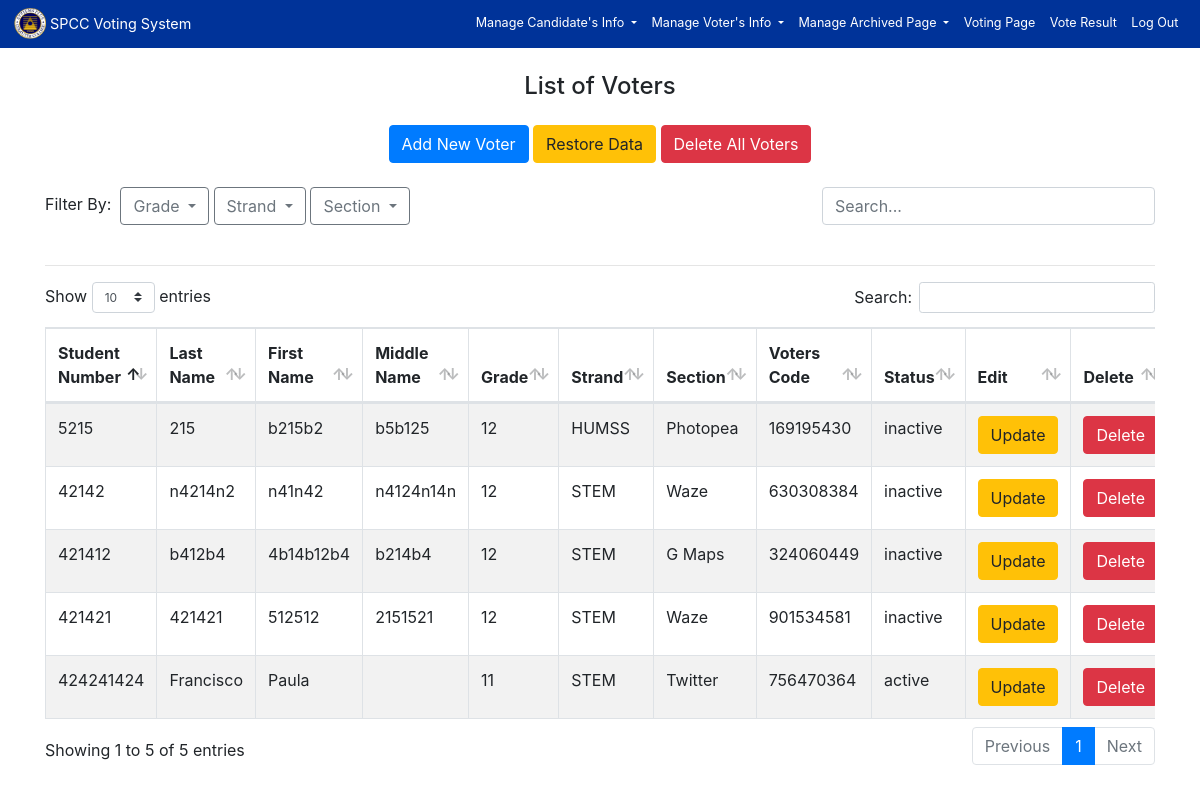
/admin/test.php (signed in), run on the app's committed database.
### tables this page shows
CREATE TABLE `voters` (
  `id` int(11) NOT NULL,
  `student_number` varchar(9) NOT NULL,
  `last_name` varchar(60) NOT NULL,
  `first_name` varchar(30) NOT NULL,
  `middle_name` varchar(30) NOT NULL,
  `section_id` int(11) NOT NULL,
  `voters_code` varchar(9) NOT NULL,
  `status` varchar(255) DEFAULT NULL
);

CREATE TABLE `manage_section` (
  `id` int(20) NOT NULL,
  `grade` varchar(100) NOT NULL,
  `strand` varchar(100) NOT NULL,
  `section` varchar(100) NOT NULL
);

### admin/classes/Voters.php (called while the page is built, shortened)
<?php
class Voters
{
    public function READ_VOTERS() {
        global $db;
        $sql = "SELECT v.id, v.student_number, v.last_name, v.first_name, v.middle_name,ms.grade, ms.strand, ms.section, v.voters_code, v.status
            FROM voters v, manage_section ms
            WHERE ms.id = v.section_id ORDER BY v.id DESC";
        if(!$stmt = $db->prepare($sql)) {
            echo $stmt->error;
        } else {
            $stmt->execute();
            $result = $stmt->get_result();
        }
        return $result;
    }
}

### admin/test.php (the view, shortened to what this page needs)
<?php
require("../config/db.php");
require("classes/Voters.php");
?>
<!DOCTYPE HTML>
<html lang="en-US">
<head>
</head>
<body>
    <?php
    include('sidebar.php');
    ?>
    <div class="container">
        <div class="row">
            <div class="col-md-12">
                <br><br>
                <?php
                $readVoters = new Voters();
                $rtnReadVoters = $readVoters->READ_VOTERS();
                ?>
                <center>
                    <h4 style="display: inline;">List of Voters</h4>
                    <br>
                    <br>
                    <button class="btn btn-primary" data-toggle="modal" data-target="#AddVoters">Add New Voter</button>
                    <button class="btn btn-warning" data-toggle="modal" data-target="#moveVoters">Restore Data</button>
                    <button class="btn btn-danger" data-toggle="modal" data-target="#DeleteVoters">Delete All Voters</button>
                </center>
                <br>
                <input class="form-control myInput" style="float: right; width: 30%;"  placeholder="Search...">
                <label>Filter By: </label>&nbsp;
                <div class="btn-group">
                    <button type="button" class="btn btn-outline-secondary dropdown-toggle" data-toggle="dropdown">
                        Grade
                    </button>
                </div>
                <div class="btn-group">
                    <button type="button" class="btn btn-outline-secondary dropdown-toggle" data-toggle="dropdown">
                        Strand
                    </button>
                </div>
                <div class="btn-group">
                    <button type="button" class="btn btn-outline-secondary dropdown-toggle" data-toggle="dropdown">
                        Section
                    </button>
                </div>
                <br><br>
                <hr>
                <div class="table-responsive">
                    <?php if($rtnReadVoters) { ?>
                        <table class="table table-bordered table-condensed table-striped">
                            <thead>
                                <tr>
                                    <th>Student Number</th>
                                    <th>Last Name</th>
                                    <th>First Name</th>
                                    <th>Middle Name</th>
                                    <th>Grade</th>
                                    <th>Strand</th>
                                    <th>Section</th>
                                    <th>Voters Code</th>
                                    <th>Status</th>
                                    <th>Edit</th>
                                    <th>Delete</th>
                                </tr>
                            </thead>
                                <tbody class="myTable">
                            <?php while($rowVoter = $rtnReadVoters->fetch_assoc()) { ?>
                                    <tr>
                                        <td><?php echo $rowVoter['student_number']; ?></td>
                                        <td><?php echo $rowVoter['last_name']; ?></td>
                                        <td><?php echo $rowVoter['first_name']; ?></td>
                                        <td><?php echo $rowVoter['middle_name']; ?></td>
                                        <td><?php echo $rowVoter['grade']; ?></td>
                                        <td><?php echo $rowVoter['strand']; ?></td>
                                        <td><?php echo $rowVoter['section']; ?></td>
                                        <td><?php echo $rowVoter['voters_code']; ?></td>
                                        <td><?php echo $rowVoter['status']; ?></td>
                                        <td><a href="/spccvotingsystem/admin/edit_voter.php?id=<?php echo $rowVoter['id']; ?>"><button class="btn btn-warning">Update</button></a></td>
                                        <td><a href="/spccvotingsystem/admin/delete_voter.php?id=<?php echo $rowVoter['id']; ?>"><button class="btn btn-danger">Delete</button></a></td>
                                    </tr>
                            <?php }  ?>
                                </tbody>
                        </table>
                    <?php }  ?>
                </div>
            </div>
        </div>
    </div>
</body>
</html>

### assets/tags.php (shortened to what this page needs)
<link rel="stylesheet" href="../assets/css/bootstrap.min.css">
<link rel="stylesheet" href="../assets/css/bootstrap.css">
<link rel="stylesheet" href="../assets/css/bootstrap-grid.min.css">
<link rel="stylesheet" href="../assets/css/bootstrap-grid.css">
<link rel="stylesheet" href="../assets/css/bootstrap-reboot.css">
<link rel="stylesheet" href="../assets/css/datatables.min.css">
<link rel="stylesheet" href="../assets/css/twitter-bootstrap.css">
<link rel="stylesheet" href="../assets/css/bootstrap-select.min.css">

### admin/sidebar.php (shortened to what this page needs)
<?php
include('../assets/tags.php');
?>
<nav class="navbar navbar-expand-md  navbar-dark fixed-top" style="background: #003399; zoom: 90%;">
    <img src="../spcclogo.png" width="35">&nbsp;
  <a class="navbar-brand" href="admin_page.php">SPCC Voting System</a>
  <div class="collapse navbar-collapse" id="collapsibleNavbar">
    <ul class="navbar-nav ml-auto">
      <li class="nav-item dropdown">
      <a class="nav-link dropdown-toggle" href="#" id="navbardrop" data-toggle="dropdown">
        Manage Candidate's Info
      </a>
    </li>
    <li class="nav-item dropdown">
      <a class="nav-link dropdown-toggle" href="#" id="navbardrop" data-toggle="dropdown">
        Manage Voter's Info
      </a>
    </li>
     <li class="nav-item dropdown">
      <a class="nav-link dropdown-toggle" href="#" id="navbardrop" data-toggle="dropdown">
        Manage Archived Page
      </a>
    </li>
     <li class="nav-item">
        <a class="nav-link" href="add_votingpage.php">Voting Page</a>
      </li>
      <li class="nav-item">
        <a class="nav-link" href="vote_result.php">Vote Result</a>
      </li>
      <li class="nav-item">
        <a class="nav-link" href="process/logout.php">Log Out</a>
      </li>
    </ul>
  </div>
</nav>
<br>

### admin/sidebar.php (style rules this page uses)
.nav-link { color: white !important; font-size: 14px; }
.navbar-brand { font-size: 16px; }

### data on the page
voters: student_number "424241424", last_name "Francisco", first_name "Paula", manage_section.grade "11", manage_section.strand "STEM", manage_section.section "Twitter", voters_code "756470364", status "active"
voters: student_number "421421", last_name "421421", first_name "512512", middle_name "2151521", manage_section.grade "12", manage_section.strand "STEM", manage_section.section "Waze", voters_code "901534581", status "inactive"
voters: student_number "421412", last_name "b412b4", first_name "4b14b12b4", middle_name "b214b4", manage_section.grade "12", manage_section.strand "STEM", manage_section.section "G Maps", voters_code "324060449", status "inactive"
voters: student_number "42142", last_name "n4214n2", first_name "n41n42", middle_name "n4124n14n", manage_section.grade "12", manage_section.strand "STEM", manage_section.section "Waze", voters_code "630308384", status "inactive"
voters: student_number "5215", last_name "215", first_name "b215b2", middle_name "b5b125", manage_section.grade "12", manage_section.strand "HUMSS", manage_section.section "Photopea", voters_code "169195430", status "inactive"
